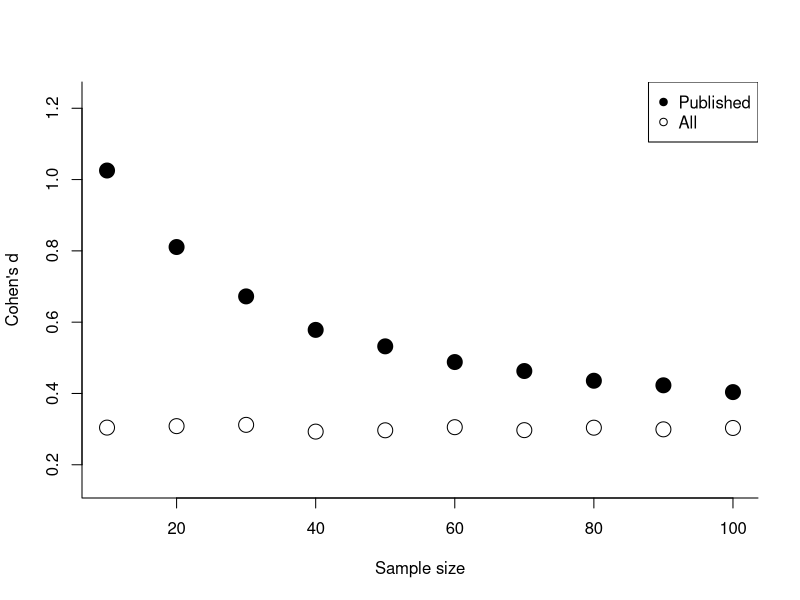
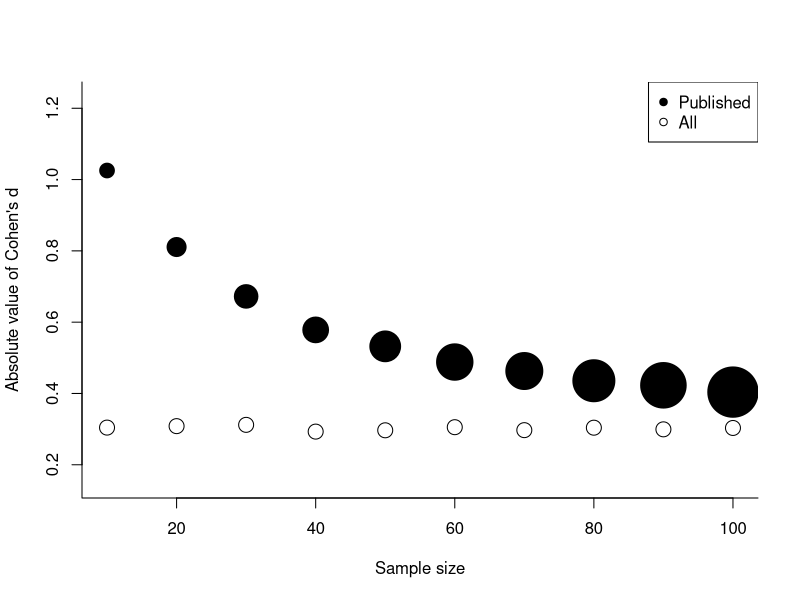

Write the R code that produced these figures, in order.
sampleSizes <- c(40,50,60,100)
sampleSizes <- seq(10,100,by=10)
effectSizes <- rep(.3,length(sampleSizes))
numStudies <- 1000

mean1 <- .50
mySDs <- c(.1,.1)

sdPooled <- sqrt((mySDs[1]^2 + mySDs[2]^2) / 2)
saveSims <- as.data.frame(matrix(0,ncol=7, nrow=length(sampleSizes) * (numStudies)))
colnames(saveSims) <- c("groupNum","modeledD","sampleSize","actualD","t","p","BF")
sa <- 0

for (i in 1:length(sampleSizes)) {
  N <- sampleSizes[i]
  
    mean2 <- mean1 - (effectSizes[i] * sdPooled)
    
    for (k in 1:numStudies) {
      
      #simulate data
      group1 <- rnorm(N,mean1,mySDs[1])
      group2 <- rnorm(N,mean2,mySDs[2])
      
      #run t-test
      if  (mySDs[1]==mySDs[2]) {
        a <- t.test(group2, group1,var.equal=T)
      } else {
        a <- t.test(group2, group1)
      }
      
      #save outcomes
      sa <- sa+1
      saveSims$modeledD[sa] <- effectSizes[i]
      saveSims$sampleSize[sa] <- N
      saveSims$actualD[sa] <- (mean(group1) - mean(group2))/sqrt((sd(group1)^2 + sd(group2)^2)/2)
      
      saveSims$p[sa] <- a$p.value
      saveSims$t[sa] <- a$statistic
#      saveSims$BF[sa] <- exp(ttest.tstat(t=a$statistic, n1=N, n2=N, rscale = 0.707)[['bf']])
      
    } #end for k numstudies  
} #end for i sampleSizes


print(paste("mean of all:",round(mean(saveSims$actualD),2)))
print(paste("mean of sig only:",round(mean(saveSims$actualD[which(saveSims$p < .05)]),2)))

mm <- aggregate(actualD ~ sampleSize + modeledD, saveSims, mean)
mm2 <- aggregate(actualD ~ sampleSize + modeledD, saveSims[which(saveSims$p <= .05),], mean)

mm3 <- aggregate(actualD ~ sampleSize + modeledD, saveSims, length)
mm4 <- aggregate(actualD ~ sampleSize + modeledD, saveSims[which(saveSims$p <= .05),], length)
mm4$prop <- mm4$actualD / mm3$actualD
mm4$cex <- mm4$prop * 10 + 1

xLab <- mm$sampleSize
for (i in 1:length(xLab)) {
  xLab[i] <- paste(mm$modeledD[i],"(",mm$sampleSize[i],")",sep="")
}

#plot(seq(1,length(xLab)), mm$actualD,xaxt="n",bty="l",ylim=c(min(mm$modeledD)/2,max(mm2$actualD)*1.2),xlab="Effect size (Sample size)", ylab="Effect size d")
#points(seq(1,length(xLab)),mm2$actualD,pch=19)
#legend("topright",pch=c(19,1),legend = c("Sig only","All"))
#axis(side=1,at=seq(1,length(xLab)), labels = xLab)
#abline(h=unique(effectSizes),col=rainbow(length(unique(effectSizes))))

plot(mm$sampleSize, mm$actualD,bty="l",ylim=c(min(mm$modeledD)/2,max(mm2$actualD)*1.2),xlab="Sample size", ylab="Cohen's d",cex=2)
points(mm$sampleSize,mm2$actualD,pch=19,cex=2)
legend("topright",pch=c(19,1),legend = c("Published","All"))


plot(mm$sampleSize, abs(mm$actualD),bty="l",ylim=c(min(mm$modeledD)/2,max(mm2$actualD)*1.2),xlab="Sample size", ylab="Absolute value of Cohen's d",cex=2)
points(mm$sampleSize,abs(mm2$actualD),pch=19,cex=mm4$cex)
legend("topright",pch=c(19,1),legend = c("Published","All"))


require(pwr)
a <- pwr.t.test(n=NULL, d = .5, sig.level = .05,power=.8,type="two.sample",alternative="two.sided")
b <- pwr.t.test(n=a$n, d = .25, sig.level = .05,power=NULL,type="two.sample",alternative="two.sided")
print(b$power)
